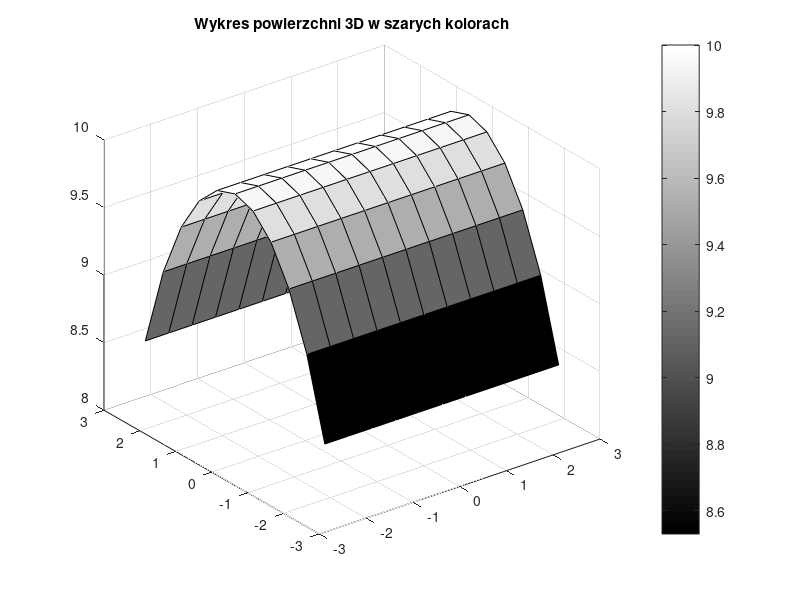
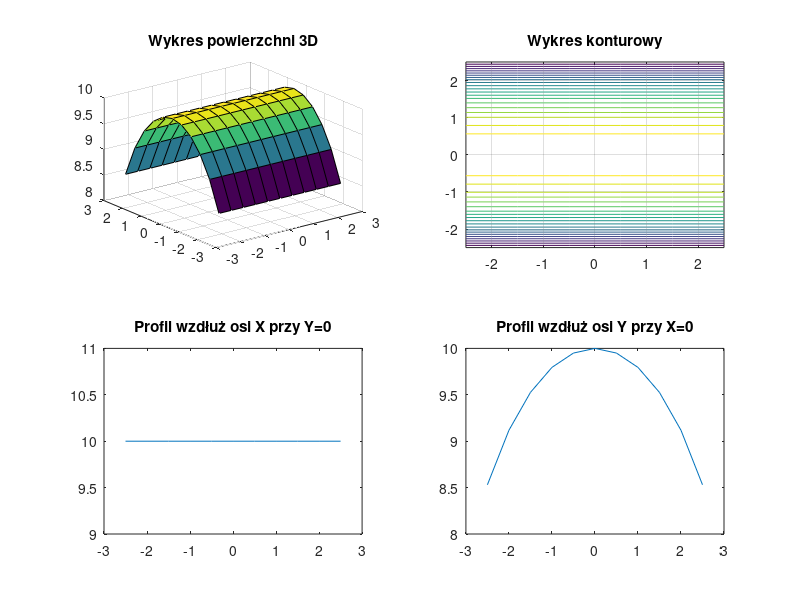

The MATLAB script that drew these images, in order:
clc, clearvars, close all;

f = input('Podaj wartość ogniskowej: ');
K = input('Podaj wartość stałej stożkowej: ');
a = input("Podaj wartość apertury: ");

% skok x
c = 0.5;

a_eq = a/2;

x = (-a_eq):c:(a_eq);
y = x;
[X,Y] = meshgrid(x);

R = 2*f;
F = (Y.^2/ R+sqrt(R^2 - (K+1)*Y.^2));


% Zapis powwierzchni 3D do pliku
figure;
surf(X,Y,F)

% Zmiana koloru
colormap(gray);
colorbar; 

title('Wykres powierzchni 3D w szarych kolorach');
grid on;
saveas(gcf, 'powierzchnia_3D.png');

% Tworzenie pozostałych wykresów poglądowych w osobnym okienku
figure;

% Wykres powierzchni 3D
subplot(2,2,1)
surf(X,Y,F)
title('Wykres powierzchni 3D');
grid on;

% Wykres konuturowy
subplot(2,2,2)
contour(X,Y,F,20)
title('Wykres konturowy');
grid on;

% Profil wzdłuż osi X (Y=0)
subplot(2,2,3)
plot(x, F(x==0, :))
title('Profil wzdłuż osi X przy Y=0');

% Profil wzdłuż osi Y (X=0)
subplot(2,2,4)
plot(y, F(:, y==0))
title('Profil wzdłuż osi Y przy X=0');


